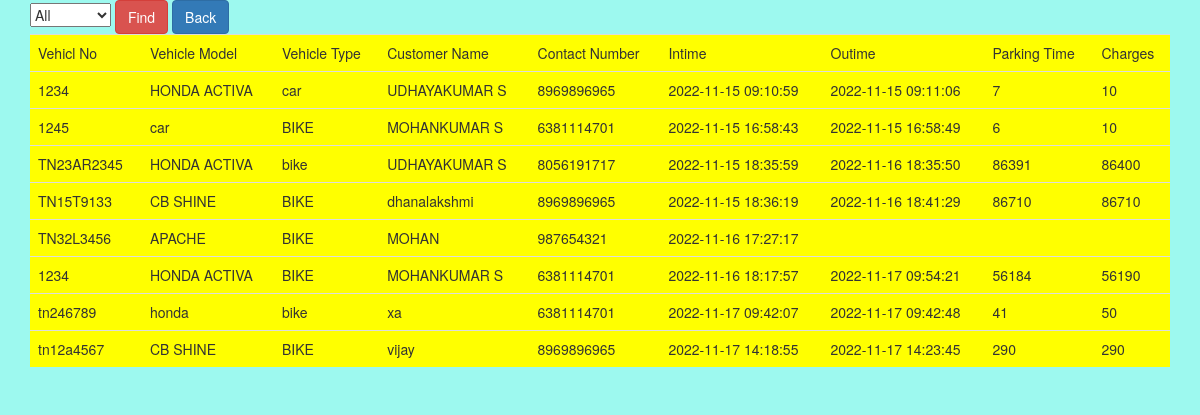
Screenshot of /display.php with the database file from the repository.
### tables this page shows
CREATE TABLE `vehicle` (
  `Vno` varchar(25) NOT NULL,
  `Vmodel` varchar(25) NOT NULL,
  `Vtype` varchar(25) NOT NULL,
  `Customer` varchar(25) NOT NULL,
  `Phno` varchar(15) NOT NULL,
  `Intime` datetime NOT NULL DEFAULT current_timestamp(),
  `Outime` datetime DEFAULT NULL,
  `Time` int(255) DEFAULT NULL,
  `Charges` varchar(15) DEFAULT NULL
);

### display.php (the view, shortened to what this page needs)
<?php
$dsn = 'mysql:host=localhost;dbname=parking';
$username = 'root';
$password = '';
try{
    $con = new PDO($dsn, $username, $password);
    $con->setAttribute(PDO::ATTR_ERRMODE, PDO::ERRMODE_EXCEPTION);
} catch (Exception $ex) {
    echo 'Not Connected '.$ex->getMessage();
}
$tableContent = '';
$selectStmt = $con->prepare('SELECT * FROM vehicle');
$selectStmt->execute();
$users = $selectStmt->fetchAll();
foreach ($users as $user)
{
    $tableContent = $tableContent.'<tr>'.
            '<td>'.$user['Vno'].'</td>'
            .'<td>'.$user['Vmodel'].'</td>'
            .'<td>'.$user['Vtype'].'</td>'
            .'<td>'.$user['Customer'].'</td>'
            .'<td>'.$user['Phno'].'</td>'
            .'<td>'.$user['Intime'].'</td>'
            .'<td>'.$user['Outime'].'</td>'
            .'<td>'.$user['Time'].'</td>'
            .'<td>'.$user['Charges'].'</td>';
}
?>
<!DOCTYPE html>
<html>
    <head>
        <link rel="stylesheet" href="https://maxcdn.bootstrapcdn.com/bootstrap/3.4.1/css/bootstrap.min.css">
    </head>
    <body>
        <div class="container">
        <form action="display.php" method="POST">
            <select name="start">
                <option value="" selected>All</option>
            </select>
            <input type="submit" class="btn btn-danger" name="search" value="Find">
            <a href="index.php"  class="btn btn-primary" role="button"> Back</a>
            <table class="table table-hover ">
                <tr>
                    <td>Vehicl No</td>
                    <td>Vehicle Model</td>
                    <td>Vehicle Type</td>
                    <td>Customer Name</td>
                    <td>Contact Number</td>
                    <td>Intime</td>
                    <td>Outime</td>
                    <td>Parking Time </td>
                    <td>Charges</td>
                </tr>
                <?php
                echo $tableContent;
                ?>
            </table>
        </form>
    </div>
    </body>
</html>

### display.php (style rules this page uses)
body { background-color:#9df9ef; }
.table { background-color:yellow; }

### rows the page displays
vehicle: Vno "1234", Vmodel "HONDA ACTIVA", Vtype "car", Customer "UDHAYAKUMAR S", Phno "8969896965", Intime "2022-11-15 09:10:59", Outime "2022-11-15 09:11:06", Time "7", Charges "10"
vehicle: Vno "1245", Vmodel "car", Vtype "BIKE", Customer "MOHANKUMAR S", Phno "6381114701", Intime "2022-11-15 16:58:43", Outime "2022-11-15 16:58:49", Time "6", Charges "10"
vehicle: Vno "TN23AR2345", Vmodel "HONDA ACTIVA", Vtype "bike", Customer "UDHAYAKUMAR S", Phno "8056191717", Intime "2022-11-15 18:35:59", Outime "2022-11-16 18:35:50", Time "86391", Charges "86400"
vehicle: Vno "TN15T9133", Vmodel "CB SHINE", Vtype "BIKE", Customer "dhanalakshmi", Phno "8969896965", Intime "2022-11-15 18:36:19", Outime "2022-11-16 18:41:29", Time "86710", Charges "86710"
vehicle: Vno "TN32L3456", Vmodel "APACHE", Vtype "BIKE", Customer "MOHAN", Phno "987654321", Intime "2022-11-16 17:27:17"
vehicle: Vno "1234", Vmodel "HONDA ACTIVA", Vtype "BIKE", Customer "MOHANKUMAR S", Phno "6381114701", Intime "2022-11-16 18:17:57", Outime "2022-11-17 09:54:21", Time "56184", Charges "56190"
vehicle: Vno "tn246789", Vmodel "honda", Vtype "bike", Customer "xa", Phno "6381114701", Intime "2022-11-17 09:42:07", Outime "2022-11-17 09:42:48", Time "41", Charges "50"
vehicle: Vno "tn12a4567", Vmodel "CB SHINE", Vtype "BIKE", Customer "vijay", Phno "8969896965", Intime "2022-11-17 14:18:55", Outime "2022-11-17 14:23:45", Time "290", Charges "290"
